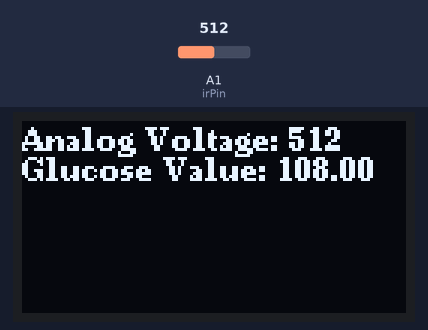
Bench run of a sketch on a simulated Arduino Uno, built with avr-gcc and run on an emulated ATmega328P. Parts: 128×64 one-colour display. The test bench sets the inputs (shaded band); at power-on: A1 (irPin) = 512. What the sketch prints to the serial monitor is not drawn.

Above: at 1.4 s.
1.5 s: A1 (irPin) set to 308
At 2.9 s:
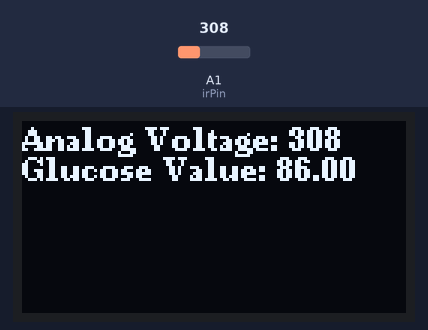
3.3 s: A1 (irPin) set to 324
At 4.5 s:
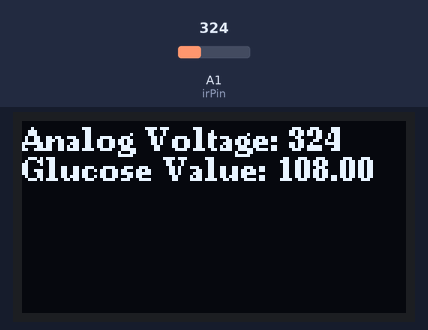
5.0 s: A1 (irPin) set to 306
At 6.1 s:
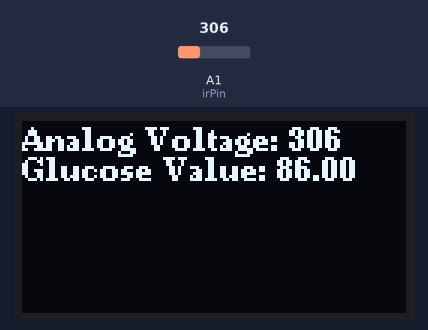
Timing chart, 0 to 8.0 s (numbered marks = the images above; inputs shaded):
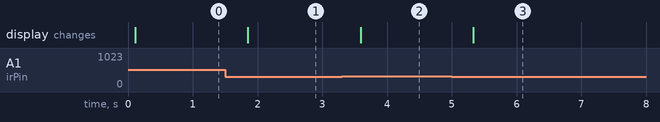

The sketch:

Final_ard-oled-ir-model.ino
```cpp
#include <U8g2lib.h>
#include "DTmodel.h"

#define OLED_SDA A4
#define OLED_SCL A5

U8G2_SSD1306_128X64_NONAME_F_HW_I2C u8g2(U8G2_R0, /* reset=*/ U8X8_PIN_NONE, OLED_SCL, OLED_SDA);

int irPin = A1;

void setup() {
  pinMode(irPin, INPUT);
  u8g2.begin();
  Serial.begin(9600);
}

void loop() {
  int sensorValue = analogRead(irPin);

  // Convert the sensor value to a double
  double glucoseValue = score((double)sensorValue);

  Serial.print("Analog Voltage: ");
  Serial.println(sensorValue);
  Serial.print("Mapped Glucose Value: ");
  Serial.println(glucoseValue);

  u8g2.firstPage();
  do {
    u8g2.setFont(u8g2_font_ncenB08_tr);
    u8g2.setCursor(0, 10);
    u8g2.print("Analog Voltage: ");
    u8g2.print(sensorValue);
    u8g2.setCursor(0, 20);
    u8g2.print("Glucose Value: ");
    u8g2.print(glucoseValue);
  } while (u8g2.nextPage());

  delay(500);
}
```

DTmodel.h
```cpp
double score(double input) {
    double var0;
    if (input <= 315.5) {
        if (input <= 310.5) {
            var0 = 86.0;
        } else {
            if (input <= 312.5) {
                var0 = 121.0;
            } else {
                if (input <= 314.5) {
                    var0 = 96.0;
                } else {
                    var0 = 93.0;
                }
            }
        }
    } else {
        if (input <= 318.0) {
            if (input <= 316.5) {
                var0 = 123.0;
            } else {
                var0 = 118.0;
            }
        } else {
            var0 = 108.0;
        }
    }
    return var0;
}
```

Measured:
- after the input at 1.5 s, the display: changes after 0.35 s (image 1)
- after the input at 3.3 s, the display: changes after 0.29 s (image 2)
- after the input at 5.0 s, the display: changes after 0.33 s (image 3)
